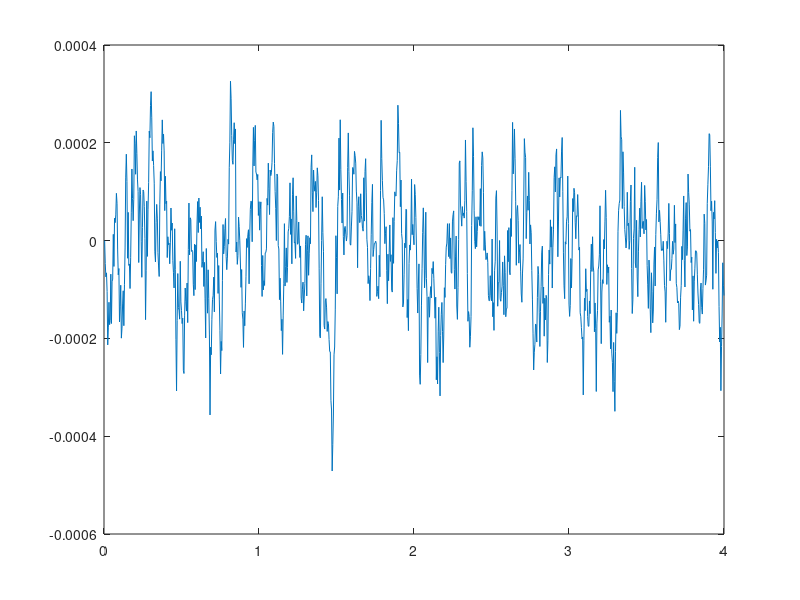

This figure's MATLAB source:
dt = 0.004;
S = 1000;

u = zeros(1, S);
dist_freq = 50.0;
rho = exp(-dt*dist_freq);
for s = 2:S
  u(s) =  randn*1/180*pi*dt + rho*u(s - 1) - 0.0*u(s - 1);
end

figure(1); clf
plot(dt.*[1:S], u);